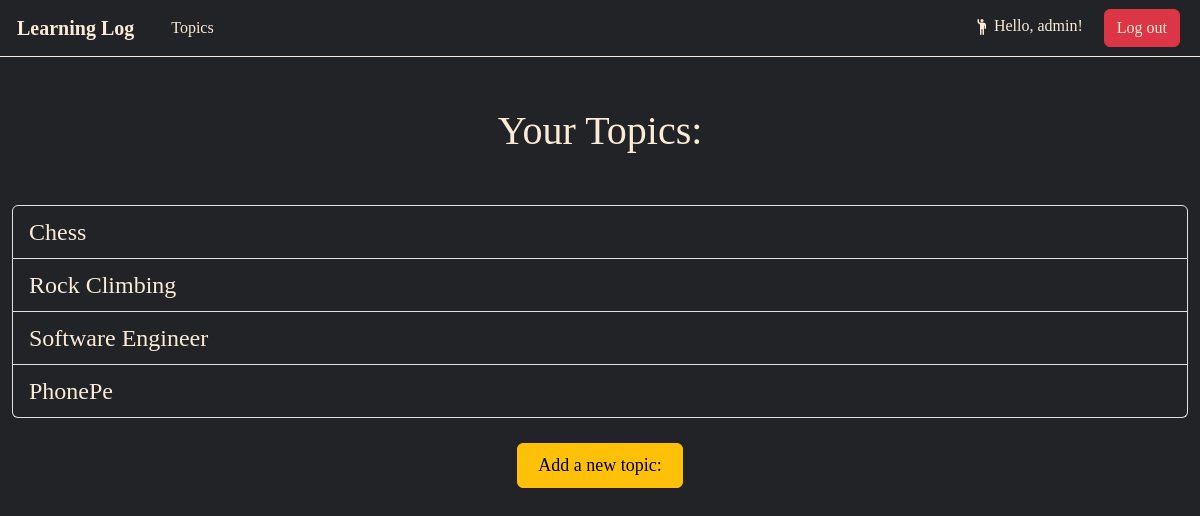
The app's page /topics/ (signed in) with its own data.
### learning_logs/models.py (models this page shows)
class Topic(models.Model):
    text = models.CharField(max_length=250)
    date_added = models.DateTimeField(auto_now_add=True)
    owner = models.ForeignKey(User, on_delete=models.CASCADE)
    def __str__(self):
        return self.text

### learning_logs/views.py (the view)
# urls.py: path('topics/', views.topics, name='topics'),
@login_required(login_url='users:login')
def topics(request):
    topics = Topic.objects.filter(owner=request.user).order_by('date_added')
    context = {'topics': topics}
    return render(request, 'learning_logs/topics.html', context)

### learning_logs/templates/learning_logs/topics.html
{% extends 'learning_logs/base.html' %}
{% block header %}
    <div class="container-fluid" style="text-align: center; margin-bottom: auto; margin-top: 50px;">
        <h1 style="font-family: cursive; color: antiquewhite; font-size: 2.5em;">Your Topics:</h1>
    </div>
{% endblock %}
{% block content %}
    <div class="container-fluid" style="margin-top: 50px;">
        <ul class="list-group" style="background-color: inherit;">
            {% for topic in topics %}
            <li class="list-group-item" style="font-size: x-large; font-family:cursive; background-color: inherit;">
                <a href="{% url 'learning_logs:topic' topic.id %}" style="text-decoration: none; color: antiquewhite;">{{ topic }}</a>
            </li>
            {% empty %}
            <li class="list-group-item" style="font-size: x-large; font-family: cursive; background-color: inherit; color: antiquewhite;">No topics have been added yet.</li>
            {% endfor %}
        </ul>
        <div class="container-fluid" style="text-align: center;">
            <a class="btn btn-primary btn-warning" href="{% url 'learning_logs:new_topic' %}"
            style="font-size: large; font-family: cursive; margin-top: 25px; padding: 8px 20px;">Add a new topic:</a>
        </div>
    </div>
{% endblock content %}

### learning_logs/templates/learning_logs/base.html (shortened to what this page needs)
<!doctype html>
<html lang="en">
  <head>
    <link href="https://cdn.jsdelivr.net/npm/bootstrap@5.3.3/dist/css/bootstrap.min.css" rel="stylesheet">
  </head>
  <body style="background-color: #222327;">
    <nav class="navbar navbar-expand-lg bg-body-inherit" style="font-family: cursive; border-bottom: 1px solid antiquewhite; width: 100%;">
      <div class="container-fluid">
        <a style="color: antiquewhite;padding: 5px; font-weight: 700;" class="navbar-brand" href="{% url 'learning_logs:index' %}">Learning Log</a>
        <div class="collapse navbar-collapse" id="navbarNavDropdown">
          <ul class="navbar-nav">
            <li class="nav-item mx-2">
              <a style="color: antiquewhite;" class="nav-link" aria-current="page" href="{% url 'learning_logs:topics' %}">Topics</a>
            </li>
          </ul>
            <ul class="nav navbar-nav ms-auto">
              {% if user.is_authenticated %}
                <li class="nav-item mx-2" style="padding: 5px;">
                  <a style="color: antiquewhite;">
                    <span>
                  </span> Hello, {{ user.username }}!</a>
                </li>
                <li class="nav-item mx-2">
                  <button class="btn btn-danger">
                    <a style="color: antiquewhite; text-decoration: none;" href="{% url 'users:logout' %}">Log out</a>
                  </button>
                </li>
              {% endif %}
            </ul>
        </div>
      </div>
    </nav>
  </body>
</html>
{% block header %}{% endblock %}
{% block content %}{% endblock content %}

### records on screen
Topic: text "Chess"
Topic: text "Rock Climbing"
Topic: text "Software Engineer"
Topic: text "PhonePe"

### other values on screen
{{ user.username }} "admin"
